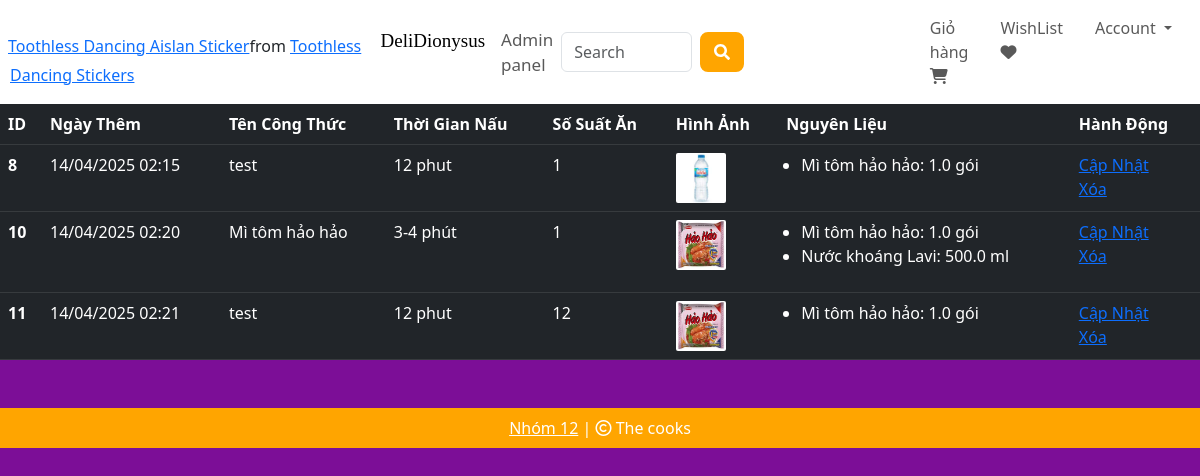
The app's page /admin/shop-recipe (signed in) with its own data.
### website/models.py (models this page shows, shortened)
class Recipe(db.Model):
    id = db.Column(db.Integer, primary_key=True)
    name = db.Column(db.String(200), nullable=False)
    description = db.Column(db.Text, nullable=False)
    instructions = db.Column(db.Text, nullable=False)
    cooking_time = db.Column(db.String(50), nullable=False)
    serving_size = db.Column(db.Integer, nullable=False)
    recipe_picture = db.Column(db.String(1000), nullable=True)
    date_added = db.Column(db.DateTime, default=datetime.utcnow)
    ingredients = db.relationship('RecipeIngredient', backref='recipe', lazy=True)

class RecipeIngredient(db.Model):
    id = db.Column(db.Integer, primary_key=True)
    recipe_id = db.Column(db.Integer, db.ForeignKey('recipe.id'), nullable=False)
    ingredient_id = db.Column(db.Integer, db.ForeignKey('ingredient.id'), nullable=False)
    quantity = db.Column(db.Float, nullable=False)
    unit = db.Column(db.String(50), nullable=False)
    ingredient = db.relationship('Ingredient', backref=db.backref('recipe_ingredients', lazy=True))

class Ingredient(db.Model):
    id = db.Column(db.Integer, primary_key=True)
    name = db.Column(db.String(100), nullable=False)
    description = db.Column(db.Text, nullable=True)
    current_price = db.Column(db.Float, nullable=False)
    previous_price = db.Column(db.Float, nullable=False)
    in_stock = db.Column(db.Integer, nullable=False)
    quantity = db.Column(db.Float, nullable=False, default=1.0)
    unit = db.Column(db.String(50), nullable=False)
    date_added = db.Column(db.DateTime, default=datetime.utcnow)
    ingredient_picture = db.Column(db.String(1000), nullable=True)
    flash_sale = db.Column(db.Boolean, default=False)
    carts = db.relationship('Cart', backref=db.backref('ingredient', lazy=True))
    orders = db.relationship('Order', backref=db.backref('ingredient', lazy=True))

### website/admin.py (the view)
@admin.route('/shop-recipe', methods=['GET', 'POST'])
@login_required
def shop_recipe():
    if current_user.id == 1:
        recipes = Recipe.query.order_by(Recipe.date_added).all()
        return render_template('shop_recipe.html', recipes=recipes)
    return render_template('404.html')

### website/templates/shop_recipe.html (shortened to what this page needs)
{% extends 'base.html' %}
{% block body %}
{% if recipes|length < 1 %}
<h3 style="color: white;">Không có công thức nào</h3>
{% else %}
<table class="table table-dark table-hover">
    <thead>
        <tr>
            <th scope="col">ID</th>
            <th scope="col">Ngày Thêm</th>
            <th scope="col">Tên Công Thức</th>
            <th scope="col">Thời Gian Nấu</th>
            <th scope="col">Số Suất Ăn</th>
            <th scope="col">Hình Ảnh</th>
            <th scope="col">Nguyên Liệu</th>
            <th scope="col">Hành Động</th>
        </tr>
    </thead>
    <tbody>
        {% for recipe in recipes %}
        <tr>
            <th scope="row">{{ recipe.id }}</th>
            <td>{{ recipe.date_added.strftime('%d/%m/%Y %H:%M') }}</td>
            <td>{{ recipe.name }}</td>
            <td>{{ recipe.cooking_time }}</td>
            <td>{{ recipe.serving_size }}</td>
            <td>
                {% if recipe.recipe_picture %}
                <img src="{{ url_for('admin.get_image', filename=recipe.recipe_picture.split('media/')[-1]) }}" alt="" style="height: 50px; width: 50px; border-radius: 2px;">
                {% else %}
                Không có ảnh
                {% endif %}
            </td>
            <td>
                <ul style="padding-left: 15px;">
                    {% for ri in recipe.ingredients %}
                    <li>{{ ri.ingredient.name }}: {{ ri.quantity }} {{ ri.unit }}</li>
                    {% endfor %}
                </ul>
            </td>
            <td>
                <a href="/update-recipe/{{ recipe.id }}">Cập Nhật</a>
                <br>
                <a href="/delete-recipe/{{ recipe.id }}">Xóa</a>
            </td>
        </tr>
        {% endfor %}
    </tbody>
</table>
{% endif %}
{% endblock %}

### records on screen
Recipe: id "8", date_added "14/04/2025 02:15", name "test", cooking_time "12 phut", serving_size "1", recipe_picture (picture)
RecipeIngredient: ingredient.name "Mì tôm hảo hảo", quantity "1.0", unit "gói"
Recipe: id "10", date_added "14/04/2025 02:20", name "Mì tôm hảo hảo", cooking_time "3-4 phút", serving_size "1", recipe_picture (picture)
RecipeIngredient: ingredient.name "Mì tôm hảo hảo", quantity "1.0", unit "gói"
RecipeIngredient: ingredient.name "Nước khoáng Lavi", quantity "500.0", unit "ml"
Recipe: id "11", date_added "14/04/2025 02:21", name "test", cooking_time "12 phut", serving_size "12", recipe_picture (picture)
RecipeIngredient: ingredient.name "Mì tôm hảo hảo", quantity "1.0", unit "gói"
